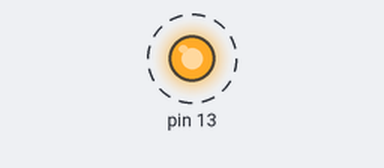
Simulated run of this sketch. Board: Arduino Mega 2560, built with avr-gcc and run on an emulated ATmega2560. On the bench: output pins drawn as LEDs (lit = HIGH). Dashed ring = blinking.

Above: at 0.2 s.
Timing chart, 0 to 3.0 s (numbered marks = the images above):
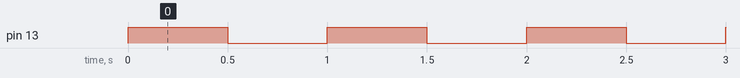

Measured:
- by itself, pin 13: alternates HIGH for 0.50 s and LOW for 0.50 s

The sketch:

newDelay.ino
```cpp
/*
New Delay Blinky
Frank Olson
V.1
11 March 2014
Arduino Mega 2560 R3
Last Update: 11 March 2014

This program is for question one on the homework. Replacing the crude delay
function used previously with a more accurate deay function utilizing the board
timers.
*/

// Define hardware pointers
volatile unsigned char *portB;      // Port B
volatile unsigned char *myTCCR1A;   // Timer/Counter 1 Control Register A
volatile unsigned char *myTCCR1B;   // Timer/Counter 1 Control Register B
volatile unsigned char *myTCCR1C;   // Timer/Counter 1 Control Register C
volatile unsigned char *myTIMSK1;   // Timer/Counter 1 Interupt Mask Register
volatile unsigned char *myTIFR1;    // Timer/Counter 1 Interupt Flag Register
volatile unsigned int  *myTCNT1;    // Timer/Counter 1 16-bit Counter Register

// Define functions
void newDelay(unsigned long mSeconds);

// Setup Function
void setup() {
  // Initialize timer1 pointers
  myTCCR1A = (unsigned char *) 0x80;
  myTCCR1B = (unsigned char *) 0x81;
  myTCCR1C = (unsigned char *) 0x82;
  myTIMSK1 = (unsigned char *) 0x6F;
  myTIFR1 = (unsigned char *) 0x36;
  myTCNT1 = (unsigned int *) 0x84;

  // Initialize NORMAL mode, off, and no interupts for timer1
  *myTCCR1A = 0;
  *myTCCR1B = 0;
  *myTCCR1C = 0;
  *myTIMSK1 = 0;

  // Initialize GPIO portB
  volatile unsigned char *portDDRB;
  portDDRB = (unsigned char *) 0x24;
  *portDDRB |= 0x80;
}

// Loop Function
void loop() {
  portB = (unsigned char *) 0x25;

  // Turn on portB then wait half a second
  *portB |= 0x80;
  newDelay(500);
  // Turn off portB then wait half a second
  *portB &= 0x7F;
  newDelay(500);
}

// Delay Function
void newDelay(unsigned long mSeconds) {
  // 15.625  ticks per millisecond on the timer when a F_CPU/1024 prescaler
  // is applied
  *myTCNT1 = (unsigned int) (65536 - (long) (15.625 * mSeconds));
  *myTCCR1B = 0b00000101;     // Prescalar of 1024 applied to timer1

  // loop through timer;
  while((*myTIFR1 & 0x01) == 0);

  // Turn off the timer and clear the flag bit for next use
  *myTCCR1B = 0;
  *myTIFR1 &= 0x01;
}
```
